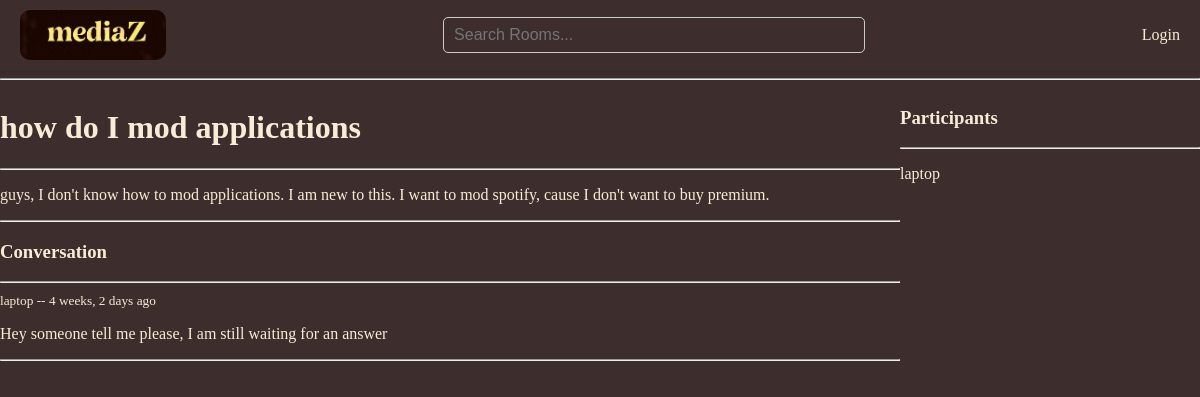
Page /room_page/17/ on the committed database.
### base/models.py (models this page shows, shortened)
class Room(models.Model):
    host = models.ForeignKey(User, on_delete=models.SET_NULL, null=True)
    topic = models.ForeignKey(Topic, on_delete=models.SET_NULL, null=True)
    name = models.CharField(max_length=200)
    description = models.TextField(null=True, blank=True)
    participants = models.ManyToManyField(
        User,
        related_name='participants',
        blank=True
    )
    updated = models.DateTimeField(auto_now=True)
    created = models.DateTimeField(auto_now_add=True)
    class Meta:
        ordering = ['-updated', '-created']

class Message(models.Model):
    user = models.ForeignKey(User, on_delete=models.CASCADE)
    room = models.ForeignKey(Room, on_delete=models.CASCADE)
    body = models.TextField()
    updated = models.DateTimeField(auto_now=True)
    created = models.DateTimeField(auto_now_add=True)

### base/views.py (the view, shortened to what this page needs)
# urls.py: path('room_page/<str:pk>/', views.room, name="room"),
def room(request, pk):
    room = Room.objects.get(id=pk)
    comments = room.message_set.all().order_by('-created')
    participants = room.participants.all()
    context = {
        'room':room,
        'comments':comments,
        'participants':participants,
    }
    return render(request, 'base/room.html', context)

### base/templates/base/room.html (shortened to what this page needs)
{% extends 'main.html' %}
{% block content %}
<div class="room-container">
    <div>
        <h1>{{room.name}}</h1>
        <hr>
        <p>{{room.description}}</p>
        <hr>
        <div class="comment-wrapper">
            <h3>Conversation</h3>
            <hr>
            {% for comment in comments %}
            <div>
                <small><a href="{% url 'user' comment.user.id %}">{{comment.user}}</a> -- {{comment.created | timesince}} ago</small>
                <p> {{comment.body}} </p>
                <hr>
            {% endfor %}
            </div>
        </div>
    </div>
    <div>
        <h3>Participants</h3>
        <hr>
        {% for user in participants %}
        <div>
            <p>{{user.username}}</p>
        </div>
        {% endfor %}
    </div>
</div>
{% endblock content %}

### static/styles/main.css (style rules this page uses)
* { background-color:rgb(61, 45, 45); color:antiquewhite; }
body { margin: 0; padding: 0; font-family: 'Times New Roman'; }
a { text-decoration: none; }

### base/templates/base/room.html (style rules this page uses)
.room-container { display:grid; grid-template-columns: 3fr 1fr; }

### rows in the picture
Room: name "how do I mod applications", description "guys, I don't know how to mod applications. I am new to this. I want to mod spotify, cause I don't want to buy premium."
Message: user "laptop", created "4 weeks, 2 days", body "Hey someone tell me please, I am still waiting for an answer"

### other values in the picture
{{ user.username }} "laptop"
